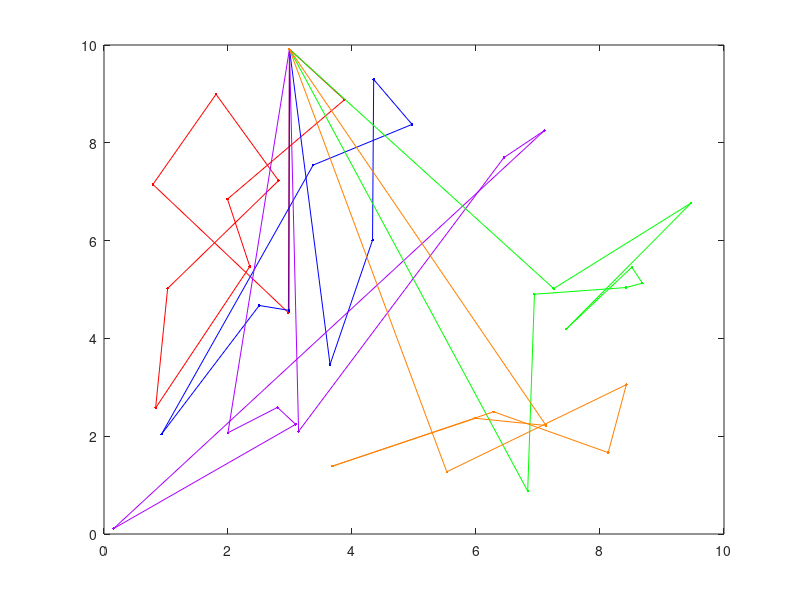

Recreate this plot in MATLAB. (Note: this script raises an error after producing the figure.)
% MTSPF_GA Fixed Multiple Traveling Salesmen Problem (M-TSP) Genetic Algorithm (GA)
%   Finds a (near) optimal solution to a variation of the M-TSP by setting
%   up a GA to search for the shortest route (least distance needed for
%   each salesman to travel from the start location to individual cities
%   and back to the original starting place)
%
% Summary:
%     1. Each salesman starts at the first point, and ends at the first
%        point, but travels to a unique set of cities in between
%     2. Except for the first, each city is visited by exactly one salesman
%
% Note: The Fixed Start/End location is taken to be the first XY point
%
% Input:
%     USERCONFIG (structure) with zero or more of the following fields:
%     - XY (float) is an Nx2 matrix of city locations, where N is the number of cities
%     - DMAT (float) is an NxN matrix of city-to-city distances or costs
%     - NSALESMEN (scalar integer) is the number of salesmen to visit the cities
%     - MINTOUR (scalar integer) is the minimum tour length for any of the
%         salesmen, NOT including the start/end point
%     - POPSIZE (scalar integer) is the size of the population (should be divisible by 8)
%     - NUMITER (scalar integer) is the number of desired iterations for the algorithm to run
%     - SHOWPROG (scalar logical) shows the GA progress if true
%     - SHOWRESULT (scalar logical) shows the GA results if true
%     - SHOWWAITBAR (scalar logical) shows a waitbar if true
%
% Input Notes:
%     1. Rather than passing in a structure containing these fields, any/all of
%        these inputs can be passed in as parameter/value pairs in any order instead.
%     2. Field/parameter names are case insensitive but must match exactly otherwise.
%
% Output:
%     RESULTSTRUCT (structure) with the following fields:
%         (in addition to a record of the algorithm configuration)
%     - OPTROUTE (integer array) is the best route found by the algorithm
%     - OPTBREAK (integer array) is the list of route break points (these specify the indices
%         into the route used to obtain the individual salesman routes)
%     - MINDIST (scalar float) is the total distance traveled by the salesmen
%
% Route/Breakpoint Details:
%     If there are 10 cities and 3 salesmen, a possible route/break
%     combination might be: rte = [5 6 9 4 2 8 10 3 7], brks = [3 7]
%     Taken together, these represent the solution [1 5 6 9 1][1 4 2 8 10 1][1 3 7 1],
%     which designates the routes for the 3 salesmen as follows:
%         . Salesman 1 travels from city 1 to 5 to 6 to 9 and back to 1
%         . Salesman 2 travels from city 1 to 4 to 2 to 8 to 10 and back to 1
%         . Salesman 3 travels from city 1 to 3 to 7 and back to 1
%
% Usage:
%     mtspf_ga
%       -or-
%     mtspf_ga(userConfig)
%       -or-
%     resultStruct = mtspf_ga;
%       -or-
%     resultStruct = mtspf_ga(userConfig);
%       -or-
%     [...] = mtspf_ga('Param1',Value1,'Param2',Value2, ...);
%
% Example:
%     % Let the function create an example problem to solve
%     mtspf_ga;
%
% Example:
%     % Request the output structure from the solver
%     resultStruct = mtspf_ga;
%
% Example:
%     % Pass a random set of user-defined XY points to the solver
%     userConfig = struct('xy',10*rand(35,2));
%     resultStruct = mtspf_ga(userConfig);
%
% Example:
%     % Pass a more interesting set of XY points to the solver
%     n = 50;
%     phi = (sqrt(5)-1)/2;
%     theta = 2*pi*phi*(0:n-1);
%     rho = (1:n).^phi;
%     [x,y] = pol2cart(theta(:),rho(:));
%     xy = 10*([x y]-min([x;y]))/(max([x;y])-min([x;y]));
%     userConfig = struct('xy',xy);
%     resultStruct = mtspf_ga(userConfig);
%
% Example:
%     % Pass a random set of 3D (XYZ) points to the solver
%     xyz = 10*rand(35,3);
%     userConfig = struct('xy',xyz);
%     resultStruct = mtspf_ga(userConfig);
%
% Example:
%     % Change the defaults for GA population size and number of iterations
%     userConfig = struct('popSize',200,'numIter',1e4);
%     resultStruct = mtspf_ga(userConfig);
%
% Example:
%     % Turn off the plots but show a waitbar
%     userConfig = struct('showProg',false,'showResult',false,'showWaitbar',true);
%     resultStruct = mtspf_ga(userConfig);
%
% See also: mtsp_ga, mtspo_ga, mtspof_ga, mtspofs_ga, mtspv_ga, distmat
%
% Author: Joseph Kirk
% Email: jdkirk630@gmail.com
% Release: 2.0
% Release Date: 05/01/2014
function varargout = mtspf_ga(varargin)

% Initialize default configuration
defaultConfig.xy          = 10*rand(40,2);
defaultConfig.dmat        = [];
defaultConfig.nSalesmen   = 5;
defaultConfig.minTour     = 2;
defaultConfig.popSize     = 80;
defaultConfig.numIter     = 5e3;
defaultConfig.showProg    = true;
defaultConfig.showResult  = true;
defaultConfig.showWaitbar = false;

% Interpret user configuration inputs
if ~nargin
    userConfig = struct();
elseif isstruct(varargin{1})
    userConfig = varargin{1};
else
    try
        userConfig = struct(varargin{:});
    catch
        error('Expected inputs are either a structure or parameter/value pairs');
    end
end

% Override default configuration with user inputs
configStruct = get_config(defaultConfig,userConfig);

% Extract configuration
xy          = configStruct.xy;
dmat        = configStruct.dmat;
nSalesmen   = configStruct.nSalesmen;
minTour     = configStruct.minTour;
popSize     = configStruct.popSize;
numIter     = configStruct.numIter;
showProg    = configStruct.showProg;
showResult  = configStruct.showResult;
showWaitbar = configStruct.showWaitbar;
if isempty(dmat)
    nPoints = size(xy,1);
    a = meshgrid(1:nPoints);
    dmat = reshape(sqrt(sum((xy(a,:)-xy(a',:)).^2,2)),nPoints,nPoints);
end

% Verify Inputs
[N,dims] = size(xy);
[nr,nc] = size(dmat);
if N ~= nr || N ~= nc
    error('Invalid XY or DMAT inputs!')
end
n = N - 1; % Separate Start/End City

% Sanity Checks
nSalesmen   = max(1,min(n,round(real(nSalesmen(1)))));
minTour     = max(1,min(floor(n/nSalesmen),round(real(minTour(1)))));
popSize     = max(8,8*ceil(popSize(1)/8));
numIter     = max(1,round(real(numIter(1))));
showProg    = logical(showProg(1));
showResult  = logical(showResult(1));
showWaitbar = logical(showWaitbar(1));

% Initializations for Route Break Point Selection
nBreaks = nSalesmen-1;
dof = n - minTour*nSalesmen;          % degrees of freedom
addto = ones(1,dof+1);
for k = 2:nBreaks
    addto = cumsum(addto);
end
cumProb = cumsum(addto)/sum(addto);

% Initialize the Populations
popRoute = zeros(popSize,n);         % population of routes
popBreak = zeros(popSize,nBreaks);   % population of breaks
%     popRoute(1,:) = (1:n) + 1;
%     popBreak(1,:) = rand_breaks();
%     for k = 2:popSize
%         popRoute(k,:) = randperm(n) + 1;
%         popBreak(k,:) = rand_breaks();
%     end

%A Heuristic that reduces MINDIST in practice:
% initialize each salesman to a single sector, each sector has almost the same number of cities:
theta = atan2(xy(2:end,1),xy(2:end,2));  %angle from depot to each city
[~,thetaInd] = sort(theta);             %sort the angles
breaks = round(linspace(0,n,nSalesmen+1));  %try to give each salesman the same number of cities
sectorLabels(thetaInd) = floor(linspace(0,nSalesmen-10*eps,n))'+1;  %label each city with the assigned salesman

% generate populations where each salesman's sector is randomly permuted
for k = 1:popSize
    for i =1:nSalesmen
        indices = find(sectorLabels==i)+1;
        r = randperm(numel(indices));
        popRoute(k,breaks(i)+1:breaks(i+1)) = indices(r);
    end
    popBreak(k,:)= breaks(2:end-1)+1;
end



% Select the Colors for the Plotted Routes
pclr = ~get(0,'DefaultAxesColor');
clr = [1 0 0; 0 0 1; 0.67 0 1; 0 1 0; 1 0.5 0];
if nSalesmen > 5
    clr = hsv(nSalesmen);
end

% Run the GA
globalMin = Inf;
totalDist = zeros(1,popSize);
distHistory = zeros(1,numIter);
tmpPopRoute = zeros(8,n);
tmpPopBreak = zeros(8,nBreaks);
newPopRoute = zeros(popSize,n);
newPopBreak = zeros(popSize,nBreaks);
if showProg
    figure('Name','MTSPF_GA | Current Best Solution','Numbertitle','off');
    hAx = gca;
end
if showWaitbar
    hWait = waitbar(0,'Searching for near-optimal solution ...');
end
for iter = 1:numIter
    % Evaluate Members of the Population
    for p = 1:popSize
        d = 0;
        pRoute = popRoute(p,:);
        pBreak = popBreak(p,:);
        rng = [[1 pBreak+1];[pBreak n]]';
        for s = 1:nSalesmen
            d = d + dmat(1,pRoute(rng(s,1))); % Add Start Distance
            for k = rng(s,1):rng(s,2)-1
                d = d + dmat(pRoute(k),pRoute(k+1));
            end
            d = d + dmat(pRoute(rng(s,2)),1); % Add End Distance
        end
        totalDist(p) = d;
    end
    
    % Find the Best Route in the Population
    [minDist,index] = min(totalDist);
    distHistory(iter) = minDist;
    if minDist < globalMin
        globalMin = minDist;
        optRoute = popRoute(index,:);
        optBreak = popBreak(index,:);
        rng = [[1 optBreak+1];[optBreak n]]';
        if showProg
            % Plot the Best Route
            for s = 1:nSalesmen
                rte = [1 optRoute(rng(s,1):rng(s,2)) 1];
                if dims > 2, plot3(hAx,xy(rte,1),xy(rte,2),xy(rte,3),'.-','Color',clr(s,:));
                else plot(hAx,xy(rte,1),xy(rte,2),'.-','Color',clr(s,:)); end
                hold(hAx,'on');
            end
            if dims > 2, plot3(hAx,xy(1,1),xy(1,2),xy(1,3),'o','Color',pclr);
            else plot(hAx,xy(1,1),xy(1,2),'o','Color',pclr); end
            title(hAx,sprintf('Total Distance = %1.4f, Iteration = %d',minDist,iter));
            hold(hAx,'off');
            drawnow;
        end
    end
    
    % Genetic Algorithm Operators
    randomOrder = randperm(popSize);
    for p = 8:8:popSize
        rtes = popRoute(randomOrder(p-7:p),:);
        brks = popBreak(randomOrder(p-7:p),:);
        dists = totalDist(randomOrder(p-7:p));
        [ignore,idx] = min(dists); %#ok
        bestOf8Route = rtes(idx,:);
        bestOf8Break = brks(idx,:);
        routeInsertionPoints = sort(ceil(n*rand(1,2)));
        I = routeInsertionPoints(1);
        J = routeInsertionPoints(2);
        for k = 1:8 % Generate New Solutions
            tmpPopRoute(k,:) = bestOf8Route;
            tmpPopBreak(k,:) = bestOf8Break;
            switch k
                case 2 % Flip
                    tmpPopRoute(k,I:J) = tmpPopRoute(k,J:-1:I);
                case 3 % Swap
                    tmpPopRoute(k,[I J]) = tmpPopRoute(k,[J I]);
                case 4 % Slide
                    tmpPopRoute(k,I:J) = tmpPopRoute(k,[I+1:J I]);
                case 5 % Modify Breaks
                    tmpPopBreak(k,:) = rand_breaks();
                case 6 % Flip, Modify Breaks
                    tmpPopRoute(k,I:J) = tmpPopRoute(k,J:-1:I);
                    tmpPopBreak(k,:) = rand_breaks();
                case 7 % Swap, Modify Breaks
                    tmpPopRoute(k,[I J]) = tmpPopRoute(k,[J I]);
                    tmpPopBreak(k,:) = rand_breaks();
                case 8 % Slide, Modify Breaks
                    tmpPopRoute(k,I:J) = tmpPopRoute(k,[I+1:J I]);
                    tmpPopBreak(k,:) = rand_breaks();
                otherwise % Do Nothing
            end
        end
        newPopRoute(p-7:p,:) = tmpPopRoute;
        newPopBreak(p-7:p,:) = tmpPopBreak;
    end
    popRoute = newPopRoute;
    popBreak = newPopBreak;
    
    % Update the waitbar
    if showWaitbar && ~mod(iter,ceil(numIter/325))
        waitbar(iter/numIter,hWait);
    end
    
end
if showWaitbar
    close(hWait);
end

if showResult
    % Plots
    figure('Name','MTSPF_GA | Results','Numbertitle','off');
    subplot(2,2,1);
    if dims > 2, plot3(xy(:,1),xy(:,2),xy(:,3),'.','Color',pclr);
    else plot(xy(:,1),xy(:,2),'.','Color',pclr); end
    title('City Locations');
    subplot(2,2,2);
    imagesc(dmat([1 optRoute],[1 optRoute]));
    title('Distance Matrix');
    subplot(2,2,3);
    rng = [[1 optBreak+1];[optBreak n]]';
    for s = 1:nSalesmen
        rte = [1 optRoute(rng(s,1):rng(s,2)) 1];
        if dims > 2, plot3(xy(rte,1),xy(rte,2),xy(rte,3),'.-','Color',clr(s,:));
        else plot(xy(rte,1),xy(rte,2),'.-','Color',clr(s,:)); end
        title(sprintf('Total Distance = %1.4f',minDist));
        hold on;
    end
    if dims > 2, plot3(xy(1,1),xy(1,2),xy(1,3),'o','Color',pclr);
    else plot(xy(1,1),xy(1,2),'o','Color',pclr); end
    subplot(2,2,4);
    plot(distHistory,'b','LineWidth',2);
    title('Best Solution History');
    set(gca,'XLim',[0 numIter+1],'YLim',[0 1.1*max([1 distHistory])]);
end

% Return Output
if nargout
    resultStruct = struct( ...
        'xy',          xy, ...
        'dmat',        dmat, ...
        'nSalesmen',   nSalesmen, ...
        'minTour',     minTour, ...
        'popSize',     popSize, ...
        'numIter',     numIter, ...
        'showProg',    showProg, ...
        'showResult',  showResult, ...
        'showWaitbar', showWaitbar, ...
        'optRoute',    optRoute, ...
        'optBreak',    optBreak, ...
        'minDist',     minDist);
    
    varargout = {resultStruct};
end

% Generate Random Set of Break Points
    function breaks = rand_breaks()
        if minTour == 1 % No Constraints on Breaks
            tmpBreaks = randperm(n-1);
            breaks = sort(tmpBreaks(1:nBreaks));
        else % Force Breaks to be at Least the Minimum Tour Length
            nAdjust = find(rand < cumProb,1)-1;
            spaces = ceil(nBreaks*rand(1,nAdjust));
            adjust = zeros(1,nBreaks);
            for kk = 1:nBreaks
                adjust(kk) = sum(spaces == kk);
            end
            breaks = minTour*(1:nBreaks) + cumsum(adjust);
        end
    end

end

% Subfunction to override the default configuration with user inputs
function config = get_config(defaultConfig,userConfig)

% Initialize the configuration structure as the default
config = defaultConfig;

% Extract the field names of the default configuration structure
defaultFields = fieldnames(defaultConfig);

% Extract the field names of the user configuration structure
userFields = fieldnames(userConfig);
nUserFields = length(userFields);

% Override any default configuration fields with user values
for i = 1:nUserFields
    userField = userFields{i};
    isField = strcmpi(defaultFields,userField);
    if nnz(isField) == 1
        thisField = defaultFields{isField};
        config.(thisField) = userConfig.(userField);
    end
end

end

